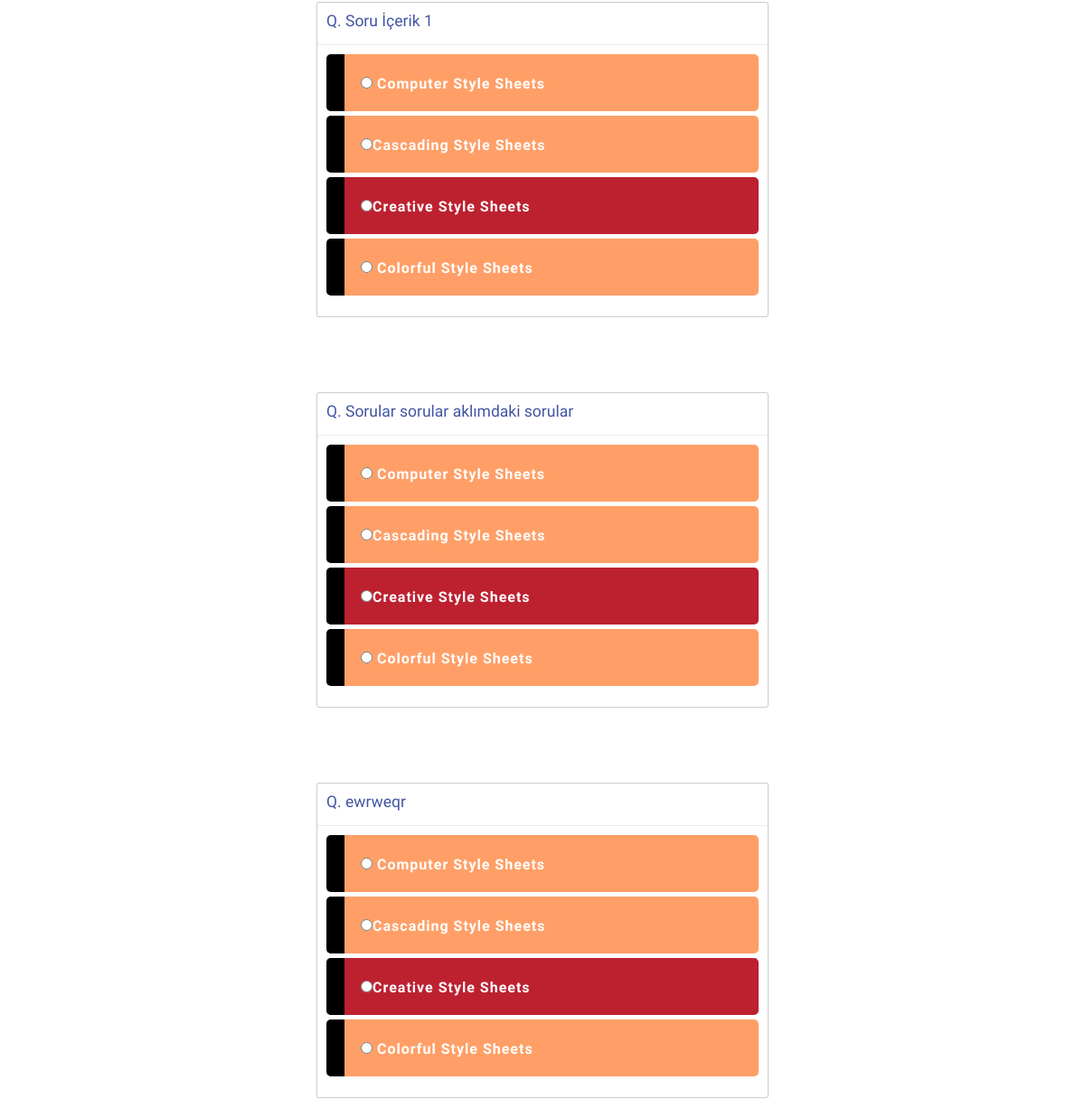
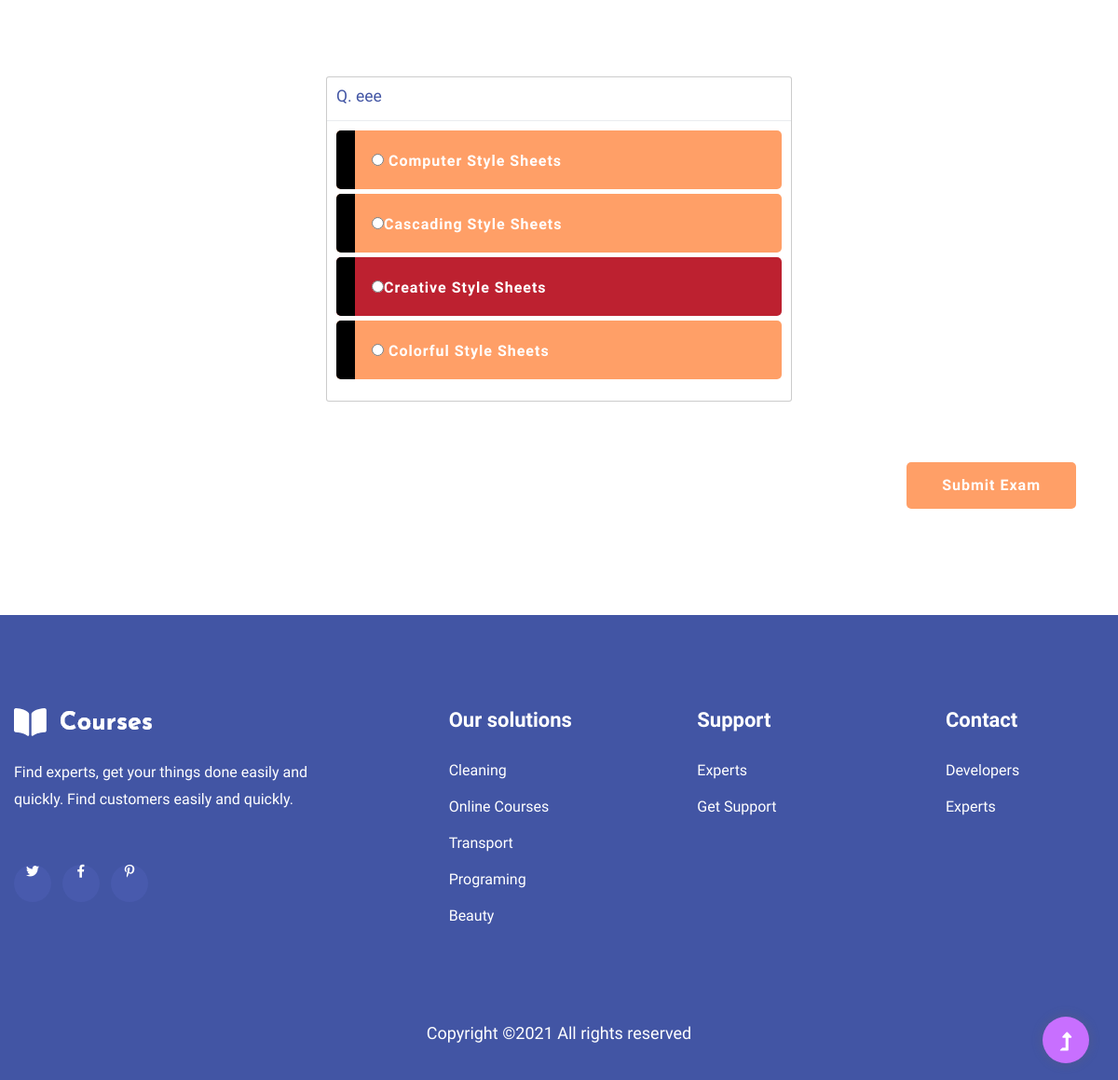
The page /question/ (lower part) on the database as committed earlier (2 pictures, top to bottom).
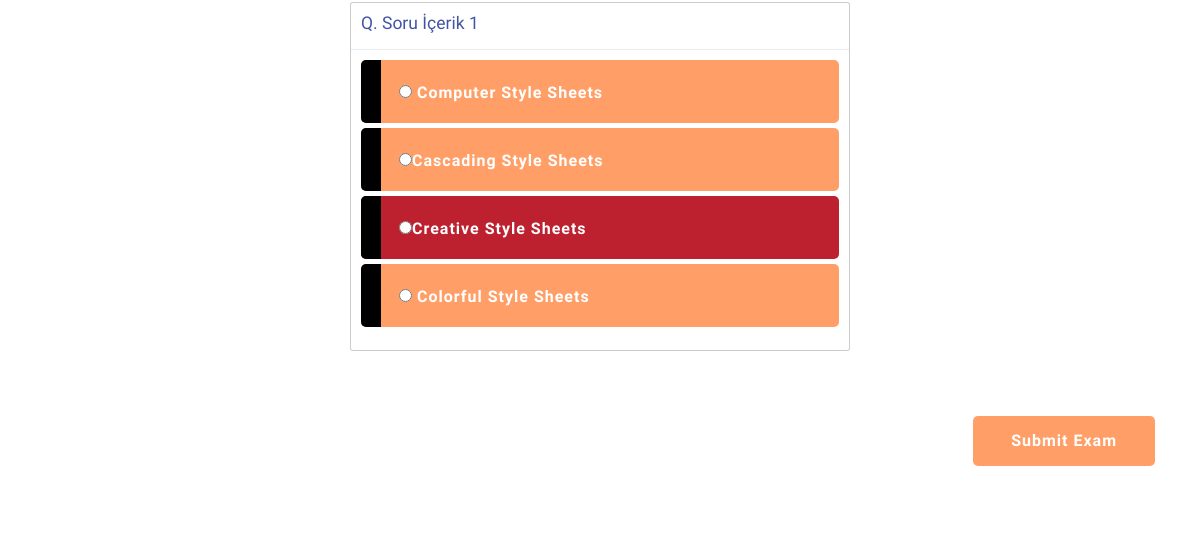
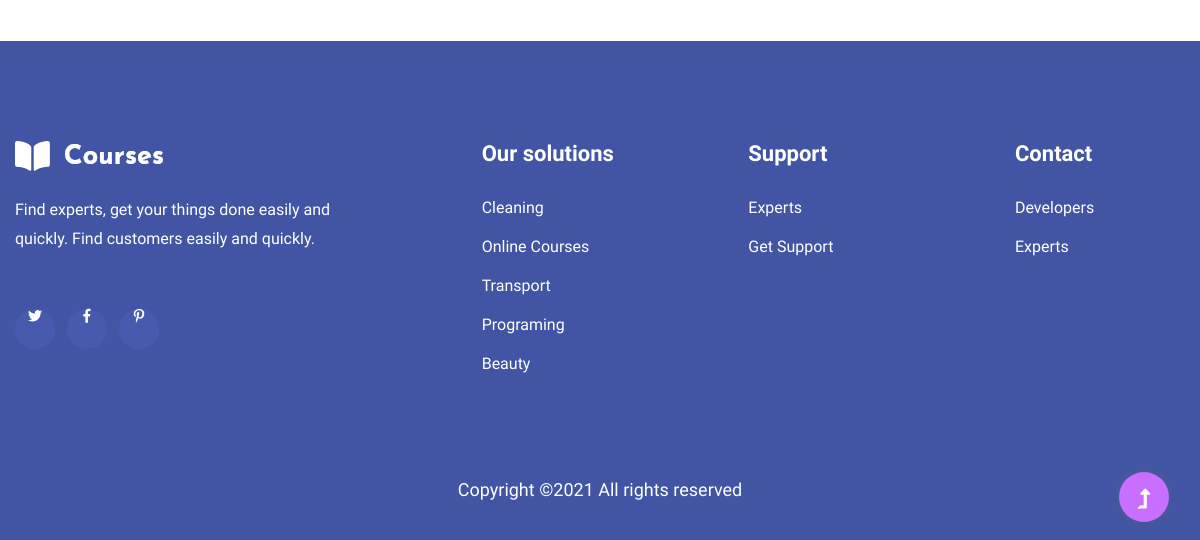
The same page on the database as committed later (2 pictures, top to bottom).
### question/models.py (models this page shows)
class Question(models.Model):
    id = CharField(max_length=20, primary_key=True, db_column='id')
    exam_id = ForeignKey(Exam,
                         default=None,
                         db_column='EXAMID',
                         on_delete=models.CASCADE)
    context = CharField(max_length=1000, default='', db_column='CONTEXT')
    choice1 = CharField(max_length=400, default='', db_column='CHOICE1')
    choice2 = CharField(max_length=400, default='', db_column='CHOICE2')
    choice3 = CharField(max_length=400, default='', db_column='CHOICE3')
    choice4 = CharField(max_length=400, default='', db_column='CHOICE4')
    correct = IntegerField(db_column='CORRECT',
                           default=1,
                           validators=[validate_choice])
    class Meta:
        db_table = "QUESTION"

### question/views.py (the view)
# urls.py: url(r'^question/', question_view),
def question_view(request):
    questions = ExamController('EXM2021020000').questions()
    return render(request, 'solvee.html', {'questions': questions})

### exam/controllers.py (called while the page is built)
    def questions(self):
        return self.questset

### templates/solvee.html (shortened to what the changed rows need)
{% extends 'base.html' %}
{% load static %}
{% block body %}
     <main>
           <div class="whole-wrap">
									<div class="container box_1170">
										<div class="section-top-border">
                                            <div class="wrapper">
                                                   <div class="container-fluid">
                                                       <form>
                                                           {% for question in questions %}
                                                           <div id ="duplicater">
                                                                <div class="modal-dialog">
                                                                <div class="modal-content">
                                                                    <div class="modal-header">
                                                                        <h3>Q. {{ question.context}}</h3>
                                                                    </div>
                                                                    <div class="modal-body">
                                                                        <div class="quiz" id="quiz" data-toggle="buttons">
                                                                            <label class="element-animation1 btn btn-lg btn-danger btn-block">
                                                                                <span class="btn-label"></span>
                                                                                <input type="radio" name="q_answer" value="1"> Computer Style Sheets
                                                                            </label>
                                                                            <label class="element-animation2 btn btn-lg btn-danger btn-block">
                                                                                <span class="btn-label"></span>
                                                                                <input type="radio" name="q_answer" value="2">Cascading Style Sheets
                                                                            </label>
                                                                            <label class="element-animation3 btn btn-lg btn-danger btn-block active">
                                                                                <span class="btn-label"></span>
                                                                                <input type="radio" name="q_answer" value="3">Creative Style Sheets
                                                                            </label>
                                                                            <label class="element-animation4 btn btn-lg btn-danger btn-block">
                                                                                <span class="btn-label"></span>
                                                                                <input type="radio" name="q_answer" value="4"> Colorful Style Sheets
                                                                            </label>
                                                                        </div>
                                                                    </div>
                                                                </div>
                                                                </div>
                                                           <br><br>
                                                           </div>
                                                           {% endfor %}
                                                           <br><br>
                                                       </form>
                                                   </div>
                                            </div>
										</div>
									</div>
								</div>
    </main>
{% endblock%}

Rows that differ between the two databases and show on the page:
removed Question: context "Sorular sorular aklımdaki sorular"
removed Question: context "ewrweqr"
removed Question: context "eee"
